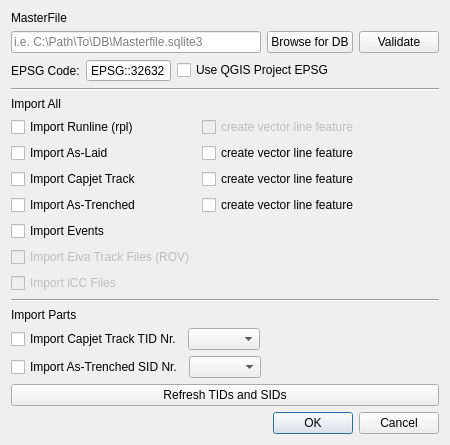
<?xml version="1.0" encoding="UTF-8"?>
<ui version="4.0">
 <class>ImportfromMasterfile</class>
 <widget class="QDialog" name="ImportfromMasterfile">
  <property name="geometry">
   <rect>
    <x>0</x>
    <y>0</y>
    <width>433</width>
    <height>429</height>
   </rect>
  </property>
  <property name="windowTitle">
   <string>Import from Masterfile</string>
  </property>
  <layout class="QGridLayout" name="gridLayout">
   <item row="2" column="0">
    <layout class="QHBoxLayout" name="horizontalLayout_4">
     <item>
      <widget class="QLabel" name="label_epsg">
       <property name="toolTip">
        <string/>
       </property>
       <property name="text">
        <string>EPSG Code:</string>
       </property>
      </widget>
     </item>
     <item>
      <widget class="QSpinBox" name="sB_epsg">
       <property name="sizePolicy">
        <sizepolicy hsizetype="Fixed" vsizetype="Fixed">
         <horstretch>0</horstretch>
         <verstretch>0</verstretch>
        </sizepolicy>
       </property>
       <property name="buttonSymbols">
        <enum>QAbstractSpinBox::NoButtons</enum>
       </property>
       <property name="suffix">
        <string/>
       </property>
       <property name="prefix">
        <string>EPSG::</string>
       </property>
       <property name="maximum">
        <number>99999</number>
       </property>
       <property name="value">
        <number>32632</number>
       </property>
      </widget>
     </item>
     <item>
      <widget class="QCheckBox" name="cB_EPSG">
       <property name="enabled">
        <bool>true</bool>
       </property>
       <property name="text">
        <string>Use QGIS Project EPSG</string>
       </property>
       <property name="checked">
        <bool>false</bool>
       </property>
      </widget>
     </item>
     <item>
      <spacer name="horizontalSpacer_3">
       <property name="orientation">
        <enum>Qt::Horizontal</enum>
       </property>
       <property name="sizeHint" stdset="0">
        <size>
         <width>155</width>
         <height>20</height>
        </size>
       </property>
      </spacer>
     </item>
    </layout>
   </item>
   <item row="8" column="0">
    <layout class="QHBoxLayout" name="horizontalLayout_2">
     <item>
      <widget class="QCheckBox" name="cB_capjet_tid">
       <property name="text">
        <string>Import Capjet Track TID Nr.</string>
       </property>
      </widget>
     </item>
     <item>
      <widget class="QComboBox" name="comboBox_TID"/>
     </item>
     <item>
      <spacer name="horizontalSpacer">
       <property name="orientation">
        <enum>Qt::Horizontal</enum>
       </property>
       <property name="sizeHint" stdset="0">
        <size>
         <width>40</width>
         <height>20</height>
        </size>
       </property>
      </spacer>
     </item>
    </layout>
   </item>
   <item row="1" column="0">
    <layout class="QHBoxLayout" name="horizontalLayout">
     <item>
      <widget class="QgsFilterLineEdit" name="line_db_path">
       <property name="minimumSize">
        <size>
         <width>250</width>
         <height>0</height>
        </size>
       </property>
       <property name="placeholderText">
        <string>i.e. C:\Path\To\DB\Masterfile.sqlite3</string>
       </property>
       <property name="qgisRelation" stdset="0">
        <string notr="true"/>
       </property>
      </widget>
     </item>
     <item>
      <widget class="QPushButton" name="pB_Browse">
       <property name="text">
        <string>Browse for DB</string>
       </property>
      </widget>
     </item>
     <item>
      <widget class="QPushButton" name="pB_Validate">
       <property name="text">
        <string>Validate</string>
       </property>
      </widget>
     </item>
    </layout>
   </item>
   <item row="5" column="0">
    <layout class="QFormLayout" name="formLayout">
     <item row="0" column="0">
      <widget class="QCheckBox" name="cB_runline">
       <property name="text">
        <string>Import Runline (rpl)</string>
       </property>
      </widget>
     </item>
     <item row="1" column="0">
      <widget class="QCheckBox" name="cB_aslaid">
       <property name="text">
        <string>Import As-Laid</string>
       </property>
      </widget>
     </item>
     <item row="2" column="0">
      <widget class="QCheckBox" name="cB_capjet">
       <property name="text">
        <string>Import Capjet Track</string>
       </property>
      </widget>
     </item>
     <item row="3" column="0">
      <widget class="QCheckBox" name="cB_astrenched">
       <property name="text">
        <string>Import As-Trenched</string>
       </property>
      </widget>
     </item>
     <item row="4" column="0">
      <widget class="QCheckBox" name="cB_events">
       <property name="text">
        <string>Import Events</string>
       </property>
      </widget>
     </item>
     <item row="5" column="0">
      <widget class="QCheckBox" name="cB_rovtrack">
       <property name="enabled">
        <bool>false</bool>
       </property>
       <property name="text">
        <string>Import Eiva Track Files (ROV)</string>
       </property>
      </widget>
     </item>
     <item row="6" column="0">
      <widget class="QCheckBox" name="cB_iccfiles">
       <property name="enabled">
        <bool>false</bool>
       </property>
       <property name="text">
        <string>Import iCC Files</string>
       </property>
      </widget>
     </item>
     <item row="0" column="1">
      <widget class="QCheckBox" name="cB_runline_lin">
       <property name="enabled">
        <bool>false</bool>
       </property>
       <property name="text">
        <string>create vector line feature</string>
       </property>
      </widget>
     </item>
     <item row="1" column="1">
      <widget class="QCheckBox" name="cB_aslaid_lin">
       <property name="text">
        <string>create vector line feature</string>
       </property>
      </widget>
     </item>
     <item row="2" column="1">
      <widget class="QCheckBox" name="cB_capjet_lin">
       <property name="text">
        <string>create vector line feature</string>
       </property>
      </widget>
     </item>
     <item row="3" column="1">
      <widget class="QCheckBox" name="cB_astrenched_lin">
       <property name="text">
        <string>create vector line feature</string>
       </property>
      </widget>
     </item>
    </layout>
   </item>
   <item row="0" column="0">
    <widget class="QLabel" name="label_3">
     <property name="text">
      <string>MasterFile</string>
     </property>
    </widget>
   </item>
   <item row="9" column="0">
    <layout class="QHBoxLayout" name="horizontalLayout_3">
     <item>
      <widget class="QCheckBox" name="cB_astrenched_sid">
       <property name="text">
        <string>Import As-Trenched SID Nr.</string>
       </property>
      </widget>
     </item>
     <item>
      <widget class="QComboBox" name="comboBox_SID"/>
     </item>
     <item>
      <spacer name="horizontalSpacer_2">
       <property name="orientation">
        <enum>Qt::Horizontal</enum>
       </property>
       <property name="sizeHint" stdset="0">
        <size>
         <width>40</width>
         <height>20</height>
        </size>
       </property>
      </spacer>
     </item>
    </layout>
   </item>
   <item row="7" column="0">
    <widget class="QLabel" name="label_2">
     <property name="text">
      <string>Import Parts</string>
     </property>
    </widget>
   </item>
   <item row="4" column="0">
    <widget class="QLabel" name="label">
     <property name="text">
      <string>Import All</string>
     </property>
    </widget>
   </item>
   <item row="13" column="0">
    <widget class="QDialogButtonBox" name="buttonBox">
     <property name="orientation">
      <enum>Qt::Horizontal</enum>
     </property>
     <property name="standardButtons">
      <set>QDialogButtonBox::Cancel|QDialogButtonBox::Ok</set>
     </property>
    </widget>
   </item>
   <item row="10" column="0">
    <widget class="QPushButton" name="pB_Refresh_tid_sid">
     <property name="text">
      <string>Refresh TIDs and SIDs</string>
     </property>
    </widget>
   </item>
   <item row="11" column="0">
    <spacer name="verticalSpacer">
     <property name="orientation">
      <enum>Qt::Vertical</enum>
     </property>
     <property name="sizeHint" stdset="0">
      <size>
       <width>20</width>
       <height>40</height>
      </size>
     </property>
    </spacer>
   </item>
   <item row="6" column="0">
    <widget class="Line" name="line">
     <property name="orientation">
      <enum>Qt::Horizontal</enum>
     </property>
    </widget>
   </item>
   <item row="3" column="0">
    <widget class="Line" name="line_2">
     <property name="orientation">
      <enum>Qt::Horizontal</enum>
     </property>
    </widget>
   </item>
  </layout>
 </widget>
 <customwidgets>
  <customwidget>
   <class>QgsFilterLineEdit</class>
   <extends>QLineEdit</extends>
   <header>qgsfilterlineedit.h</header>
  </customwidget>
 </customwidgets>
 <tabstops>
  <tabstop>line_db_path</tabstop>
  <tabstop>pB_Browse</tabstop>
  <tabstop>pB_Validate</tabstop>
  <tabstop>cB_runline</tabstop>
  <tabstop>cB_aslaid</tabstop>
  <tabstop>cB_capjet</tabstop>
  <tabstop>cB_astrenched</tabstop>
  <tabstop>cB_events</tabstop>
  <tabstop>cB_aslaid_lin</tabstop>
  <tabstop>cB_capjet_lin</tabstop>
  <tabstop>cB_astrenched_lin</tabstop>
  <tabstop>cB_capjet_tid</tabstop>
  <tabstop>comboBox_TID</tabstop>
  <tabstop>cB_astrenched_sid</tabstop>
  <tabstop>comboBox_SID</tabstop>
  <tabstop>pB_Refresh_tid_sid</tabstop>
  <tabstop>cB_iccfiles</tabstop>
  <tabstop>cB_runline_lin</tabstop>
  <tabstop>cB_rovtrack</tabstop>
 </tabstops>
 <resources/>
 <connections>
  <connection>
   <sender>buttonBox</sender>
   <signal>accepted()</signal>
   <receiver>ImportfromMasterfile</receiver>
   <slot>accept()</slot>
   <hints>
    <hint type="sourcelabel">
     <x>257</x>
     <y>410</y>
    </hint>
    <hint type="destinationlabel">
     <x>157</x>
     <y>274</y>
    </hint>
   </hints>
  </connection>
  <connection>
   <sender>buttonBox</sender>
   <signal>rejected()</signal>
   <receiver>ImportfromMasterfile</receiver>
   <slot>reject()</slot>
   <hints>
    <hint type="sourcelabel">
     <x>325</x>
     <y>410</y>
    </hint>
    <hint type="destinationlabel">
     <x>286</x>
     <y>274</y>
    </hint>
   </hints>
  </connection>
 </connections>
</ui>
